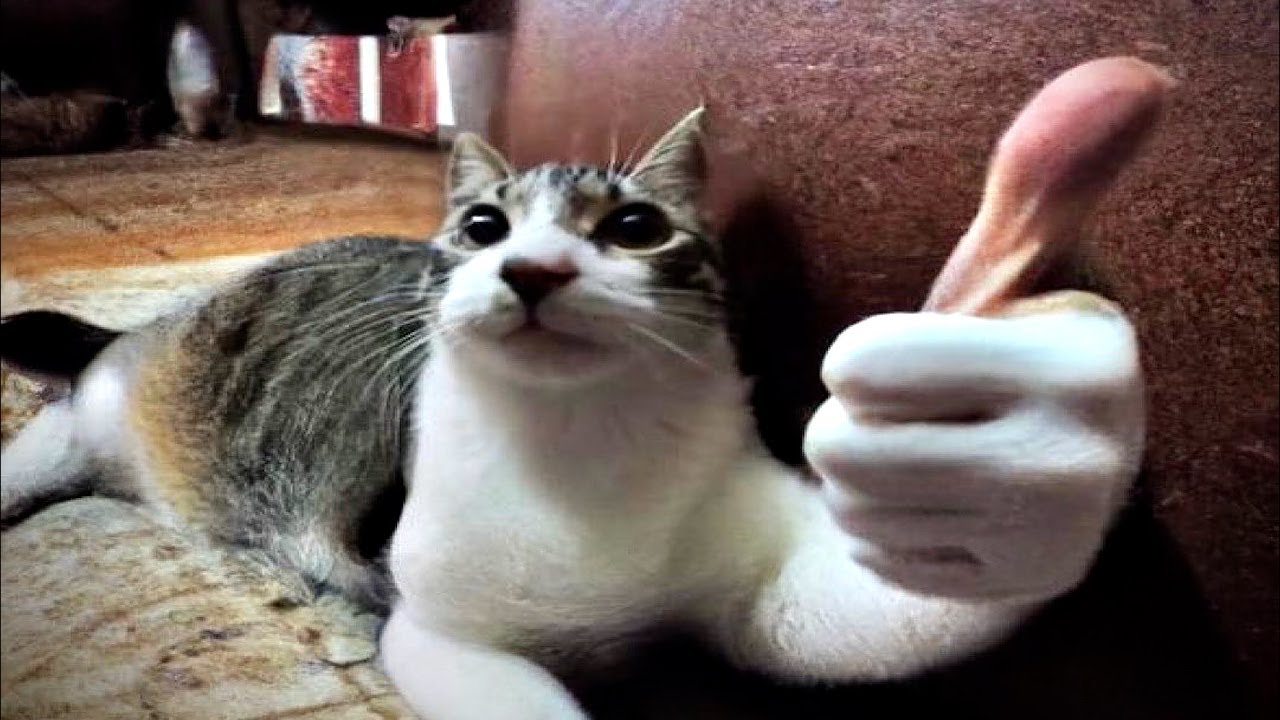
#> input picture foto.jpg, 1280 x 720 px; its folder holds 4 pictures in this run
$ python solution.py
#> lines starting #> are read from the running program, lines starting #| are printed output that depends on the picture
from PIL import Image, ImageFilter
from pylab import *
import os


#Завадння 1
# Функція для отримання списку зображень у поточній папці
def get_imlist(path):
    """Повертає список усіх .jpg файлів у вказаній директорії"""
    return [os.path.join(path, f) for f in os.listdir(path) if f.endswith('.jpg')]

# Отримуємо список усіх зображень у поточній папці
filelist = get_imlist(".")   # "." означає поточну директорію

# Конвертуємо файли у формат JPEG (якщо потрібно)
for infile in filelist:
    outfile = os.path.splitext(infile)[0] + ".jpg"
    if infile != outfile:
        try:
            Image.open(infile).save(outfile)
        except IOError:
            print("Cannot convert:", infile)

# Відкриваємо одне зображення і застосовуємо фільтри
img = Image.open("foto.jpg")
#> img is the input picture: PIL image 1280x720 RGB; mean R, G, B 112.2, 97.2, 91.6

# приклад одного фільтра
img2 = img.filter(ImageFilter.EMBOSS)
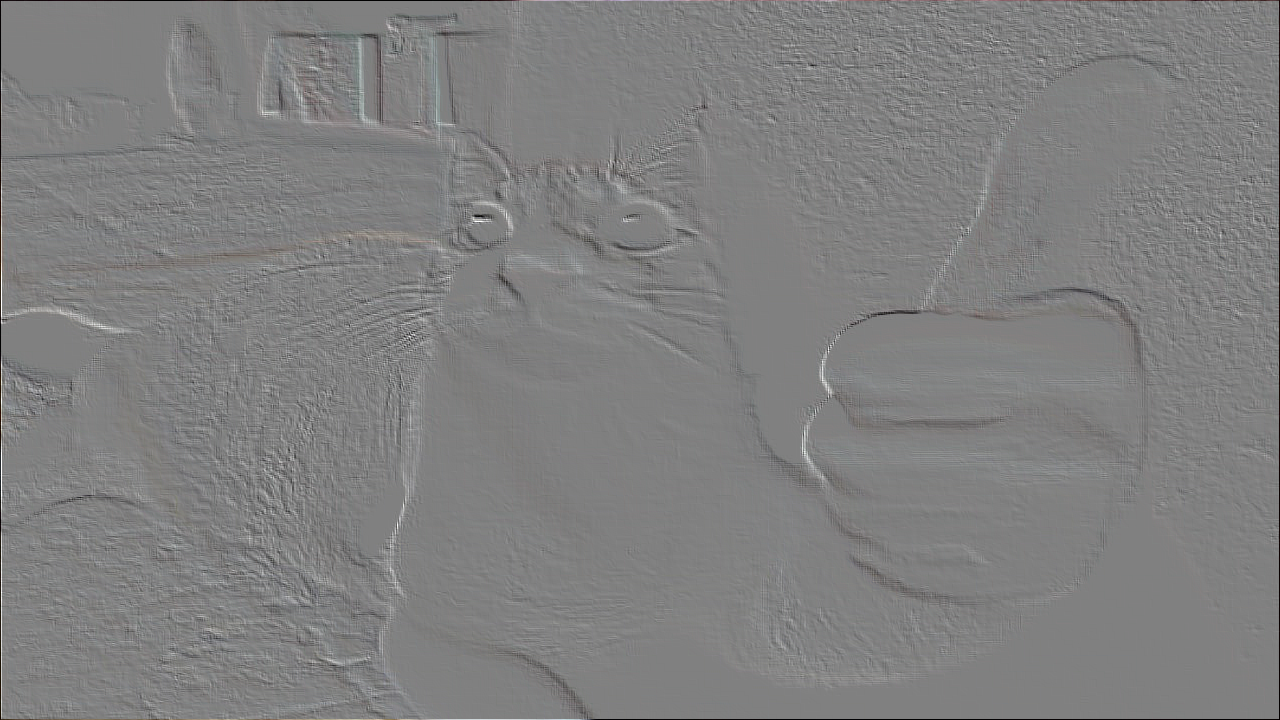
#> img2: PIL image 1280x720 RGB; mean R, G, B 127.7, 127.7, 127.7
img2.show()

# Перебираємо всі фільтри і показуємо результат
# for f in [ImageFilter.BLUR, ImageFilter.CONTOUR, ImageFilter.DETAIL,
#           ImageFilter.EDGE_ENHANCE, ImageFilter.EDGE_ENHANCE_MORE,
#           ImageFilter.EMBOSS, ImageFilter.FIND_EDGES,
#           ImageFilter.SHARPEN, ImageFilter.SMOOTH, ImageFilter.SMOOTH_MORE]:
#     img.filter(f).show()


#Завадння 2
# читаємо зображення у відтінках сірого
im = array(Image.open('foto.jpg').convert('L'))
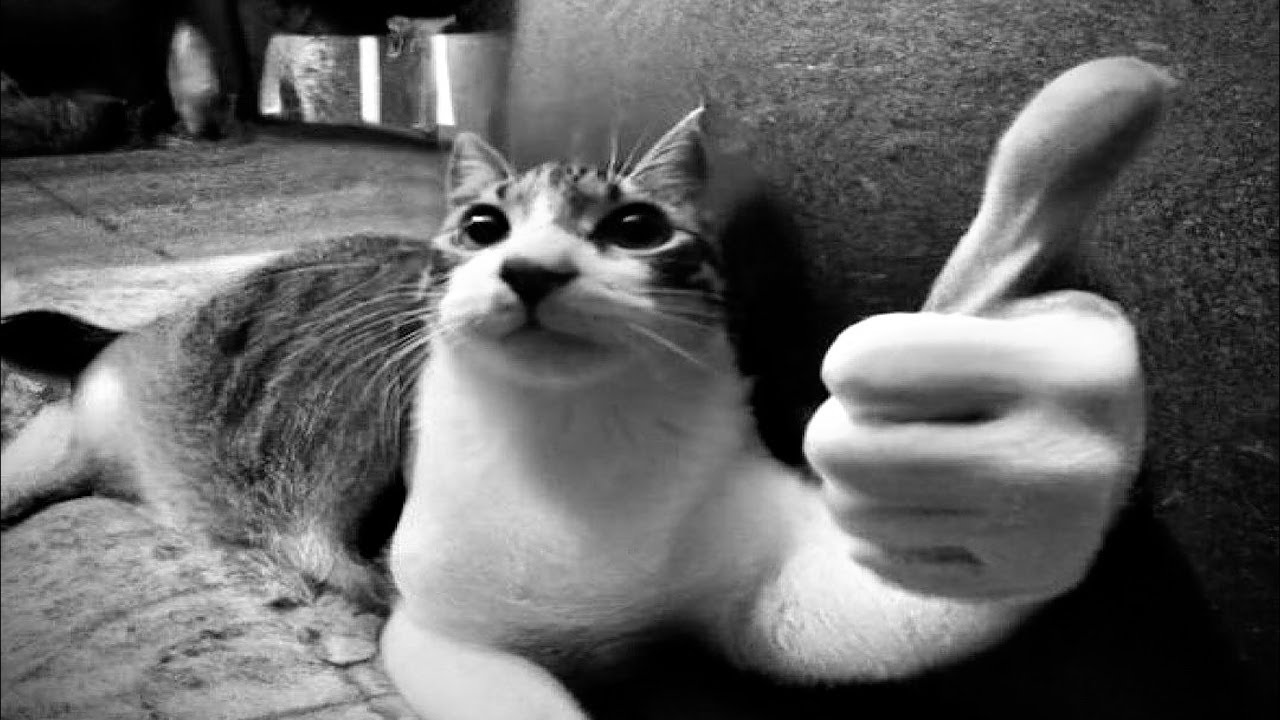
#> im: shape (720, 1280); min 0, max 255, mean 101.1

# створюємо нову фігуру
figure()

# вимикаємо кольори
gray()

# будуємо контури
contour(im, origin='image')
axis('equal')
axis('off')
show()
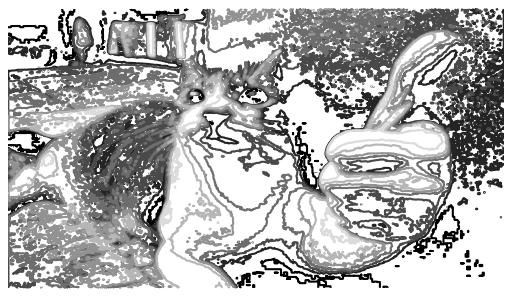
#> figure drawn by matplotlib, 1 panel
